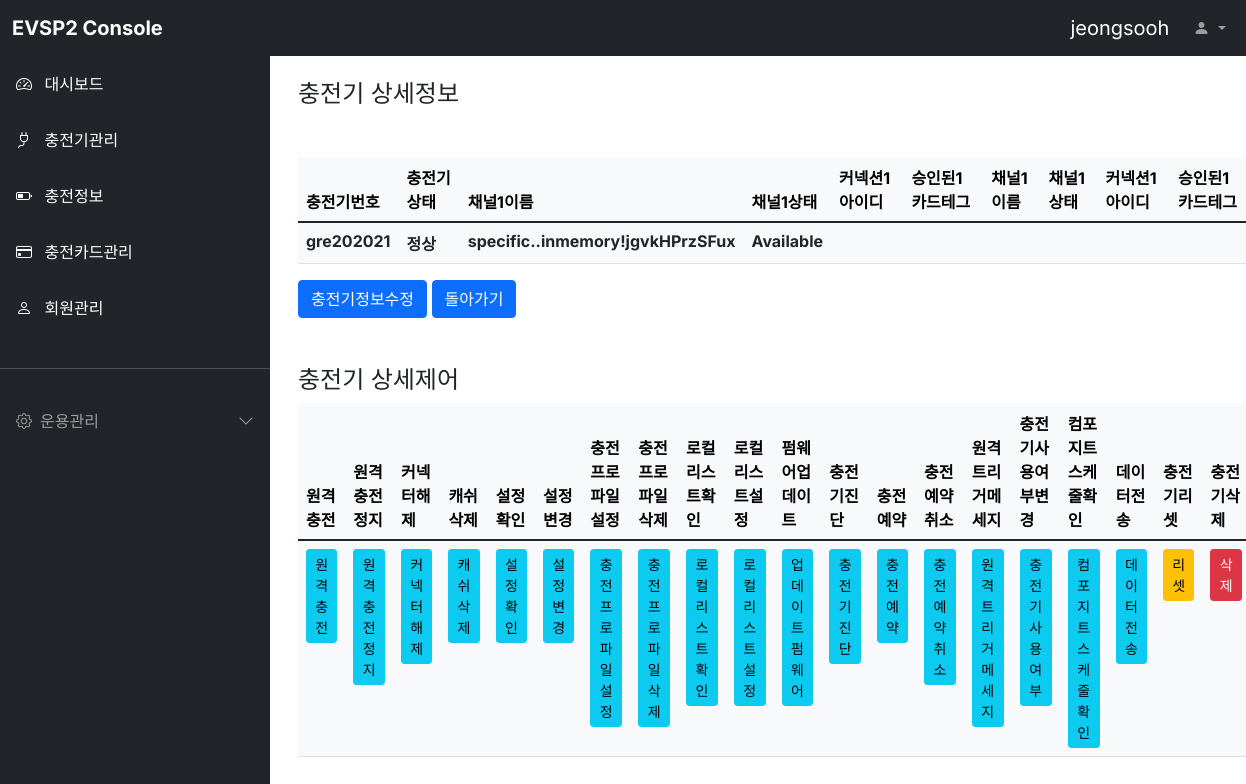
The page /clients/1/ (signed in) on the database as committed earlier.
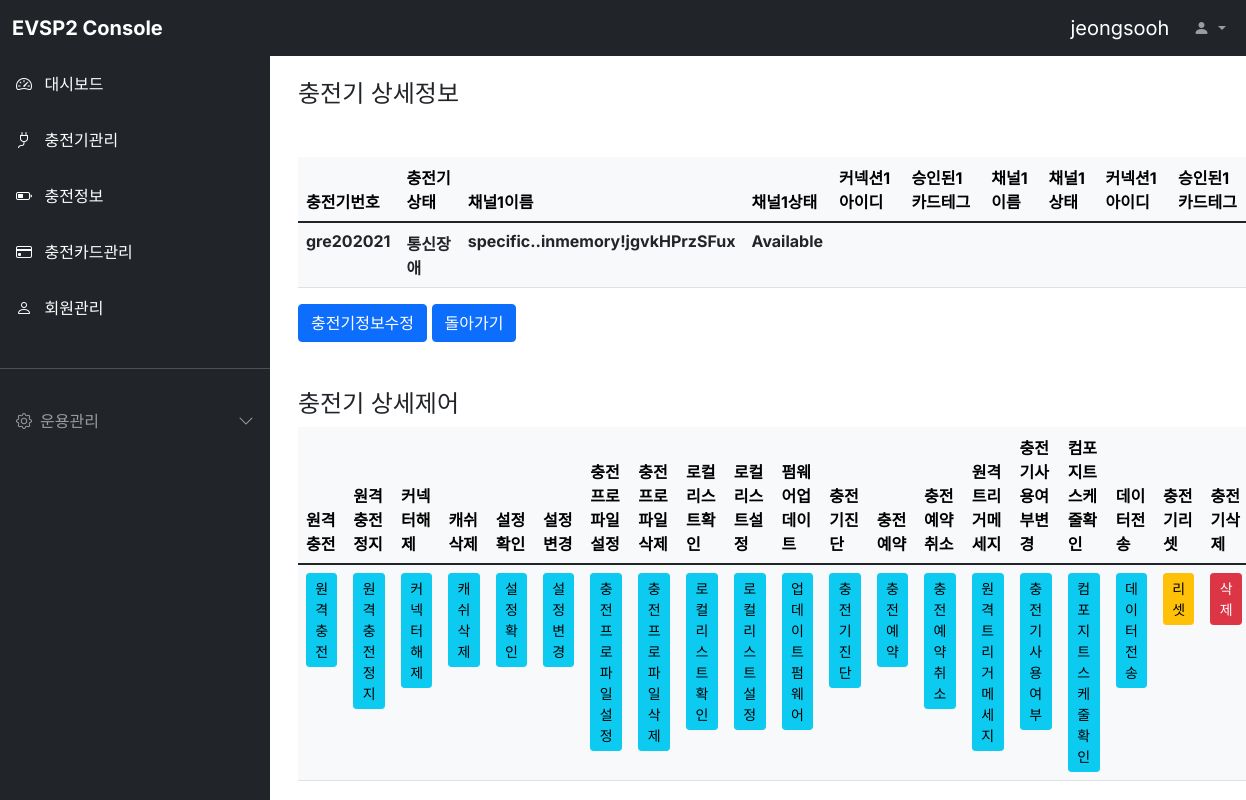
The same page on the database as committed later.
### clients/models.py (models this page shows, shortened)
class Clients(models.Model):
  cpnumber = models.CharField(max_length=64, blank=True, verbose_name='충전기번호')
  cpstatus = models.CharField(max_length=64, blank=True, verbose_name='충전기상태')
  check_dttm = models.DateTimeField(blank=True, null=True, verbose_name='확인일시')
  channel_name_1 = models.CharField(max_length=64, blank=True, verbose_name='채널1이름')
  channel_status_1 = models.CharField(max_length=64, blank=True, verbose_name='채널1상태')
  connection_id_1 = models.CharField(max_length=256, blank=True, null=True, verbose_name='커넥션1아이디')
  authorized_tag_1 = models.CharField(max_length=64, blank=True, verbose_name='승인된1카드테그')
  channel_name_2 = models.CharField(max_length=64, blank=True, verbose_name='채널2이름')
  channel_status_2 = models.CharField(max_length=64, blank=True, verbose_name='채널2상태')
  connection_id_2 = models.CharField(max_length=256, blank=True, verbose_name='커넥션2아이디')
  authorized_tag_2 = models.CharField(max_length=64, blank=True, verbose_name='승인된2카드테그')
  class Meta:
    db_table = 'evsp2_clients'
    verbose_name = '충전기채널'
    verbose_name_plural = '충전기채널'

### clients/views.py (the view)
# urls.py: path('<int:pk>/', views.ClientsDetail.as_view()),
class ClientsDetail(DetailView):
  template_name='clients_detail.html'
  queryset = Clients.objects.all()
  context_object_name = 'clients'
  def get_context_data(self, **kwargs):
    context = super().get_context_data(**kwargs)
    user_id = self.request.session['user']
    context['loginuser'] = user_id
    return context

### clients/templates/clients_detail.html (shortened to what the changed rows need)
{% extends "base.html" %}
{% block head %}
<link rel="stylesheet" href="../../../static/style.css" />
{% endblock %}
{% block contents %}
<div class="container mt-3 mx-3">
  <div class="row mt-5">
    <div class="col-12">
      <table class="table table-light">
        <thead class="thead-light">
          <tr>
            <th scope="col">충전기번호</th>
            <th scope="col">충전기상태</th>
            <th scope="col">채널1이름</th>
            <th scope="col">채널1상태</th>
            <th scope="col">커넥션1아이디</th>
            <th scope="col">승인된1카드테그</th>
            <th scope="col">채널1이름</th>
            <th scope="col">채널1상태</th>
            <th scope="col">커넥션1아이디</th>
            <th scope="col">승인된1카드테그</th>
          </tr>
        </thead>
        <tbody class="text-dark">
          <tr>
            <th>{{ clients.cpnumber }}</th>
            <th>{{ clients.cpstatus }}</th>
            <th>{{ clients.channel_name_1 }}</th>
            <th>{{ clients.channel_status_1 }}</th>
            <th>{{ clients.connection_id_1 }}</th>
            <th>{{ clients.authorized_tag_1 }}</th>
            <th>{{ clients.channel_name_2 }}</th>
            <th>{{ clients.channel_status_2 }}</th>
            <th>{{ clients.connection_id_2 }}</th>
            <th>{{ clients.authorized_tag_2 }}</th>
          </tr>
        </tbody>
      </table>
    </div>
  </div>
  <div class="row mt-5">
    <div class="col-12">
      <table class="table table-light">
        <thead class="thead-light">
          <tr>
            <th scope="col">원격충전</th>
            <th scope="col">원격충전정지</th>
            <th scope="col">커넥터해제</th>
            <th scope="col">캐쉬삭제</th>
            <th scope="col">설정확인</th>
            <th scope="col">설정변경</th>
            <th scope="col">충전프로파일설정</th>
            <th scope="col">충전프로파일삭제</th>
            <th scope="col">로컬리스트확인</th>
            <th scope="col">로컬리스트설정</th>
            <th scope="col">펌웨어업데이트</th>
            <th scope="col">충전기진단</th>
            <th scope="col">충전예약</th>
            <th scope="col">충전예약취소</th>
            <th scope="col">원격트리거메세지</th>
            <th scope="col">충전기사용여부변경</th>
            <th scope="col">컴포지트스케줄확인</th>
            <th scope="col">데이터전송</th>
            <th scope="col">충전기리셋</th>
            <th scope="col">충전기삭제</th>
          </tr>
        </thead>
        <tbody class="text-dark">
          <tr>
            <th><a class="btn btn-primary btn-sm btn-info" id="clients-{{ clients.id }}"
              href="/clients/{{ clients.id }}/remo_scs_cpf" target="_self">원격충전</a></th>
            <th><a class="btn btn-primary btn-sm btn-info" id="clients-{{ clients.id }}"
              href="/clients/{{ clients.id }}/remo_stop_cs" target="_self">원격충전정지</a></th>
            <th><a class="btn btn-primary btn-sm btn-info" id="clients-{{ clients.id }}"
              href="/clients/{{ clients.id }}/unlock_connector" target="_self">커넥터해제</a></th>
            <th><a class="btn btn-primary btn-sm btn-info" id="clients-{{ clients.id }}"
              href="/clients/{{ clients.id }}/clearcache" target="_self">캐쉬삭제</a></th>
            <th><a class="btn btn-primary btn-sm btn-info" id="clients-{{ clients.id }}"
              href="/clients/{{ clients.id }}/getconf" target="_self">설정확인</a></th>
            <th><a class="btn btn-primary btn-sm btn-info" id="clients-{{ clients.id }}"
              href="/clients/{{ clients.id }}/setconf" target="_self">설정변경</a></th>
            <th><a class="btn btn-primary btn-sm btn-info" id="clients-{{ clients.id }}"
              href="/clients/{{ clients.id }}/setchargingprofile" target="_self">충전프로파일설정</a></th>
            <th><a class="btn btn-primary btn-sm btn-info" id="clients-{{ clients.id }}"
              href="/clients/{{ clients.id }}/clearchargingprofile" target="_self">충전프로파일삭제</a></th>
            <th><a class="btn btn-primary btn-sm btn-info" id="clients-{{ clients.id }}"
              href="/clients/{{ clients.id }}/getlocallistversion" target="_self">로컬리스트확인</a></th>
            <th><a class="btn btn-primary btn-sm btn-info" id="clients-{{ clients.id }}"
              href="/clients/{{ clients.id }}/sendlocallist" target="_self">로컬리스트설정</a></th>
            <th><a class="btn btn-primary btn-sm btn-info" id="clients-{{ clients.id }}"
              href="/clients/{{ clients.id }}/updatefirmware" target="_self">업데이트펌웨어</a></th>
            <th><a class="btn btn-primary btn-sm btn-info" id="clients-{{ clients.id }}"
              href="/clients/{{ clients.id }}/getdiagnostics" target="_self">충전기진단</a></th>
            <th><a class="btn btn-primary btn-sm btn-info" id="clients-{{ clients.id }}"
              href="/clients/{{ clients.id }}/reservenow" target="_self">충전예약</a></th>
            <th><a class="btn btn-primary btn-sm btn-info" id="clients-{{ clients.id }}"
              href="/clients/{{ clients.id }}/cancelreservation" target="_self">충전예약취소</a></th>
            <th><a class="btn btn-primary btn-sm btn-info" id="clients-{{ clients.id }}"
              href="/clients/{{ clients.id }}/triggermessage" target="_self">원격트리거메세지</a></th>
            <th><a class="btn btn-primary btn-sm btn-info" id="clients-{{ clients.id }}"
              href="/clients/{{ clients.id }}/changeavailable" target="_self">충전기사용여부</a></th>
            <th><a class="btn btn-primary btn-sm btn-info" id="clients-{{ clients.id }}"
              href="/clients/{{ clients.id }}/getcompositeschedule" target="_self">컴포지트스케줄확인</a></th>
            <th><a class="btn btn-primary btn-sm btn-info" id="clients-{{ clients.id }}"
              href="/clients/{{ clients.id }}/datatransfer" target="_self">데이터전송</a></th>
            <th><a class="btn btn-primary btn-sm btn-warning" id="clients-{{ clients.id }}"
              href="/clients/{{ clients.id }}/reset" target="_self">리셋</a></th>
            <th><a class="btn btn-primary btn-sm btn-danger" id="clients-{{ clients.id }}"
              href="/clients/{{ clients.id }}/delete" target="_self">삭제</a></th>
          </tr>
        </tbody>
      </table>
    </div>
  </div>
</div>
{% endblock %}

Rows that differ between the two databases and show on the page:
changed Clients "gre202021": cpstatus "정상" → "통신장애"
